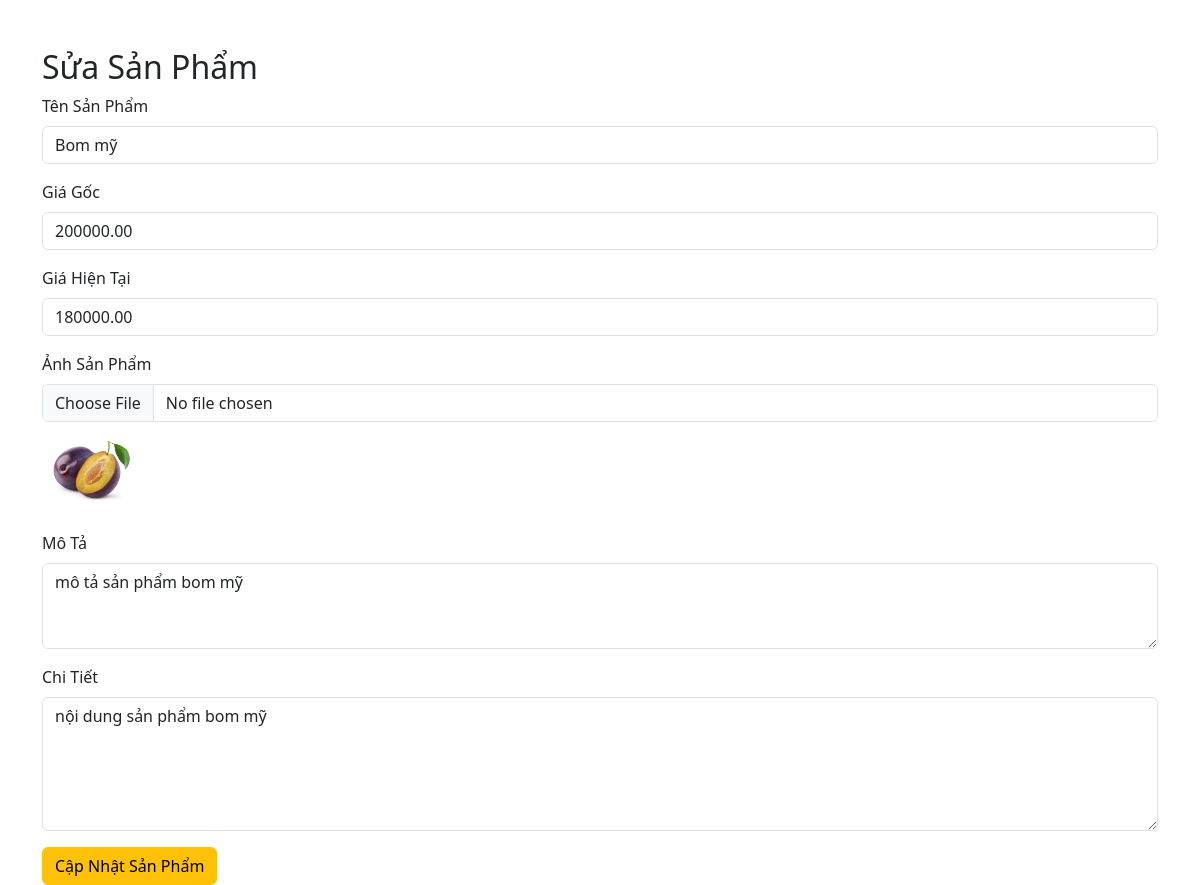
Page /sua_san_pham.php?id=1 on the committed database.
### tables this page shows
CREATE TABLE `products` (
  `id` int(11) NOT NULL,
  `product_name` varchar(255) NOT NULL,
  `product_price` decimal(10,2) NOT NULL,
  `product_current_price` decimal(10,2) NOT NULL,
  `product_image` varchar(255) NOT NULL,
  `product_description` text DEFAULT NULL,
  `product_detail` text DEFAULT NULL
);

### sua_san_pham.php (the view, shortened to what this page needs)
<?php
include 'db_connection.php';
if (isset($_GET['id'])) {
    $product_id = $_GET['id'];
    $result = mysqli_query($conn, "SELECT * FROM products WHERE id = '$product_id'");
    $product = mysqli_fetch_assoc($result);
}
?>
<!DOCTYPE html>
<html lang="en">
<head>
    <link href="https://cdn.jsdelivr.net/npm/bootstrap@5.3.0-alpha3/dist/css/bootstrap.min.css" rel="stylesheet">
</head>
<body>
    <div class="container mt-5">
        <h2>Sửa Sản Phẩm</h2>
        <form action="sua_san_pham.php?id=<?php echo $product['id']; ?>" method="POST" enctype="multipart/form-data">
            <div class="mb-3">
                <label for="product_name" class="form-label">Tên Sản Phẩm</label>
                <input type="text" class="form-control" id="product_name" name="product_name" value="<?php echo $product['product_name']; ?>" required>
            </div>
            <div class="mb-3">
                <label for="product_price" class="form-label">Giá Gốc</label>
                <input type="number" class="form-control" id="product_price" name="product_price" value="<?php echo $product['product_price']; ?>" required>
            </div>
            <div class="mb-3">
                <label for="product_current_price" class="form-label">Giá Hiện Tại</label>
                <input type="number" class="form-control" id="product_current_price" name="product_current_price" value="<?php echo $product['product_current_price']; ?>" required>
            </div>
            <div class="mb-3">
                <label for="product_image" class="form-label">Ảnh Sản Phẩm</label>
                <input type="file" class="form-control" id="product_image" name="product_image">
                <img src="<?php echo $product['product_image']; ?>" width="100" alt="Current Image">
            </div>
            <div class="mb-3">
                <label for="product_description" class="form-label">Mô Tả</label>
                <textarea class="form-control" id="product_description" name="product_description" rows="3" required><?php echo $product['product_description']; ?></textarea>
            </div>
            <div class="mb-3">
                <label for="product_detail" class="form-label">Chi Tiết</label>
                <textarea class="form-control" id="product_detail" name="product_detail" rows="5" required><?php echo $product['product_detail']; ?></textarea>
            </div>
            <button type="submit" class="btn btn-warning">Cập Nhật Sản Phẩm</button>
        </form>
    </div>
</body>
</html>

### rows in the picture
products: product_name "Bom mỹ", product_price "200000.00", product_current_price "180000.00", product_image (picture), product_description "mô tả sản phẩm bom mỹ", product_detail "nội dung sản phẩm bom mỹ"
